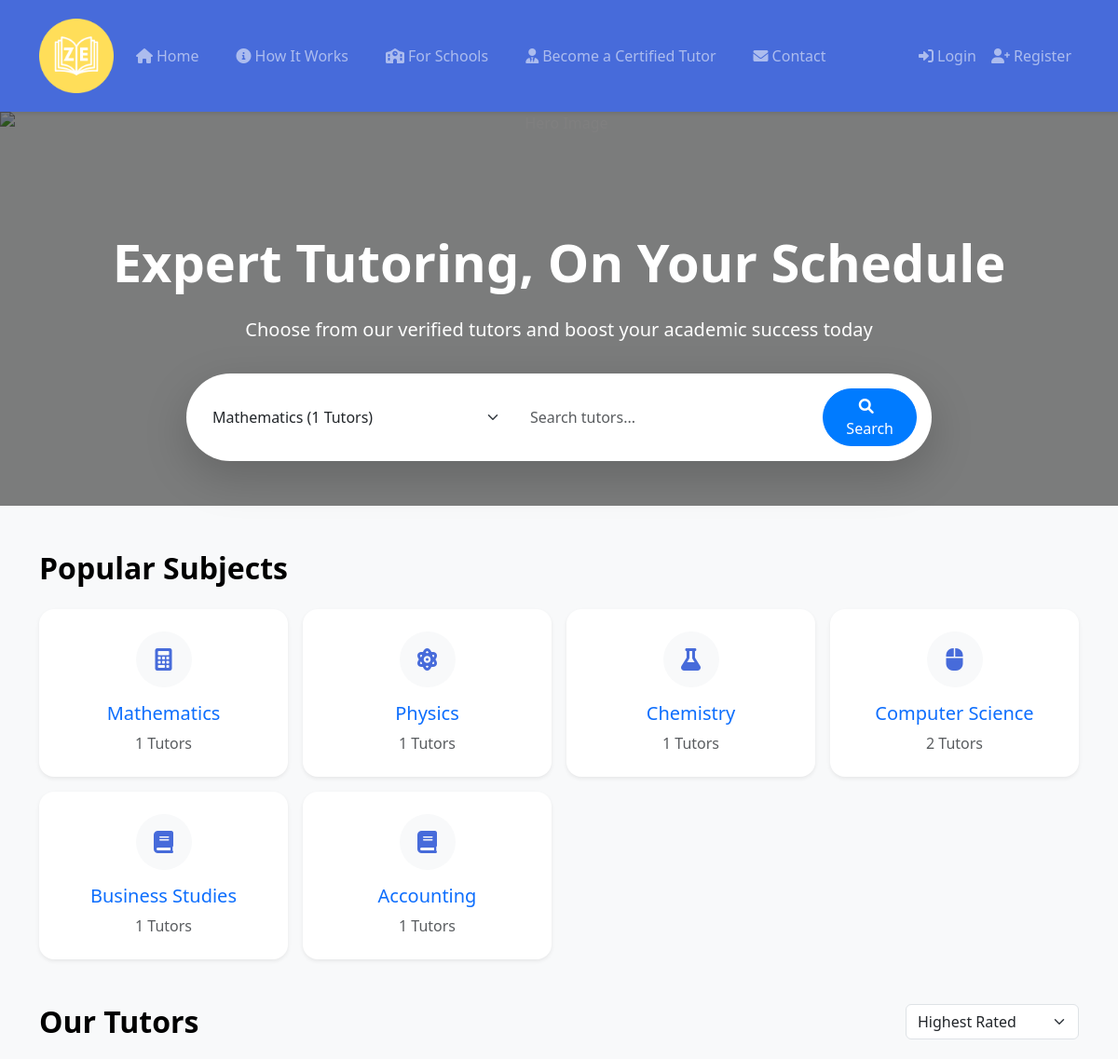
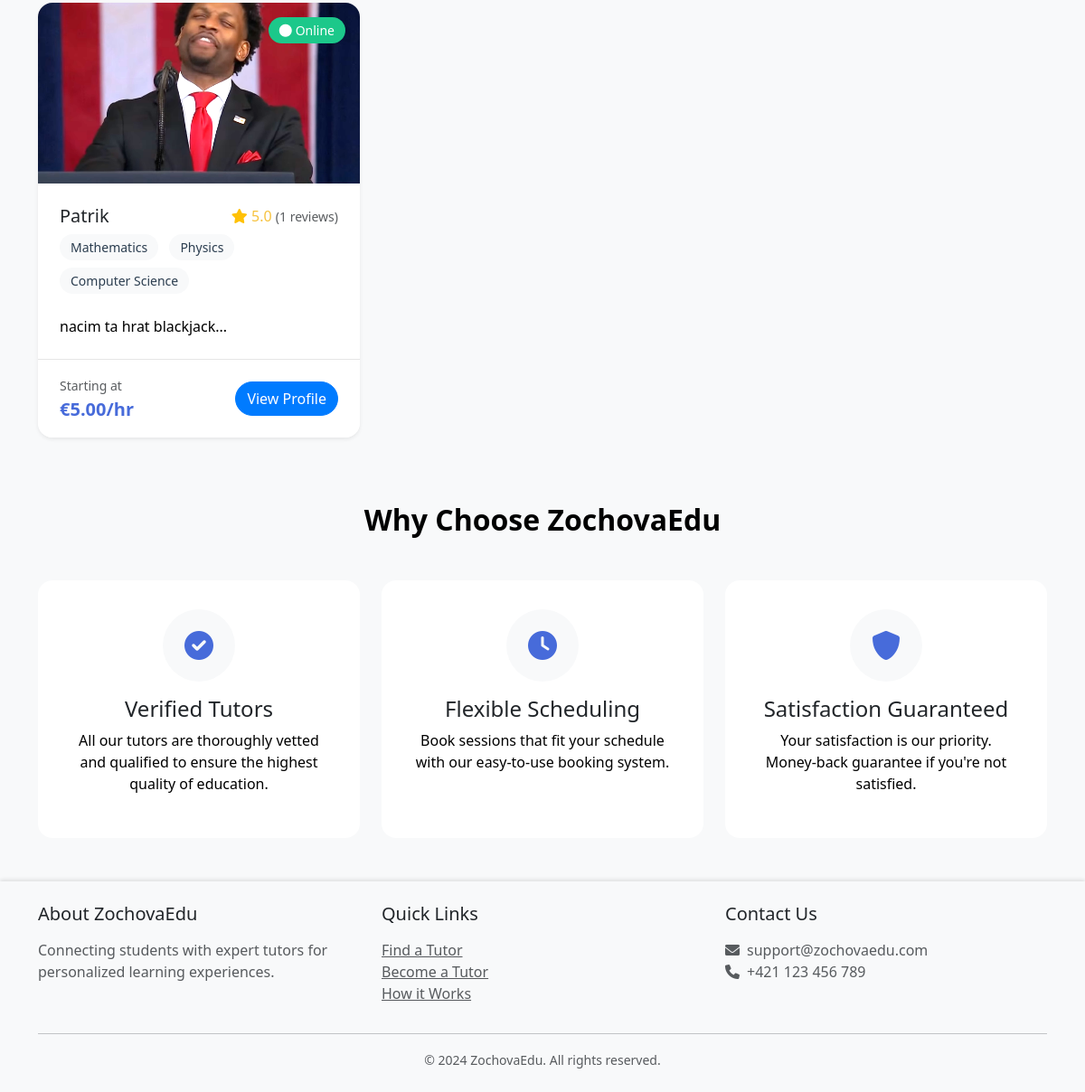
Screenshot of /?subject=1 with the database file from the repository (2 pictures, top to bottom).
### models.py (models this page shows)
class Subject(db.Model):
    id = db.Column(db.Integer, primary_key=True)
    name = db.Column(db.String(100), nullable=False, unique=True)
    description = db.Column(db.Text, nullable=True)

class TutorProfile(db.Model):
    id = db.Column(db.Integer, primary_key=True)
    user_id = db.Column(db.Integer, db.ForeignKey('user.id'))
    hourly_rate = db.Column(db.Float, nullable=False)
    bio = db.Column(db.Text)
    profile_photo = db.Column(db.String(255), nullable=True, default='default_profile.jpg')
    subjects = db.relationship('Subject', secondary='tutor_subjects',
                             backref=db.backref('tutor_profiles', lazy='select'))
    bookings = db.relationship('Booking', backref='tutor_profile',
                             foreign_keys='Booking.tutor_id', lazy='dynamic')
    ratings = db.relationship('Rating', backref='tutor_profile',
                            foreign_keys='Rating.tutor_profile_id')
    @property
    def average_rating(self):
        ratings = [r.rating for r in self.ratings]
        return round(sum(ratings) / len(ratings), 1) if ratings else 0.0

class User(UserMixin, db.Model):
    id = db.Column(db.Integer, primary_key=True)
    username = db.Column(db.String(80), unique=True, nullable=False)
    email = db.Column(db.String(120), unique=True, nullable=False)
    password_hash = db.Column(db.String(128))
    is_tutor = db.Column(db.Boolean, default=False)
    tutor_profile = db.relationship('TutorProfile', backref='user', uselist=False)
    bookings_as_student = db.relationship('Booking', backref='student',
                                        foreign_keys='Booking.student_id')
    ratings_given = db.relationship('Rating', backref='student',
                                  foreign_keys='Rating.student_id')

class Rating(db.Model):
    id = db.Column(db.Integer, primary_key=True)
    rating = db.Column(db.Float, nullable=False)
    comment = db.Column(db.Text, nullable=True)
    created_at = db.Column(db.DateTime, default=datetime.utcnow)
    student_id = db.Column(db.Integer, db.ForeignKey('user.id'), nullable=False)
    tutor_profile_id = db.Column(db.Integer, db.ForeignKey('tutor_profile.id'), nullable=False)

### app.py (the view, shortened to what this page needs)
@app.route('/')
def index():
    subject_id = request.args.get('subject', '')
    search_query = request.args.get('search', '').strip().lower()
    tutors_query = TutorProfile.query
    if subject_id and subject_id.isdigit():
        tutors_query = tutors_query.join(TutorProfile.subjects).filter(Subject.id == int(subject_id))
    tutors = tutors_query.all()
    subjects = Subject.query.all()
    subject_data = []
    for subject in subjects:
        tutor_count = len(list(subject.tutor_profiles))
        subject_data.append({
            'id': subject.id,
            'name': subject.name,
            'tutor_count': tutor_count
        })
    return render_template('index.html', tutors=tutors, subject_data=subject_data)

### templates/index.html (shortened to what this page needs)
{% extends "base.html" %}
{% block content %}
<div class="hero-section text-center py-5 mb-5">
    <img src="https://www.littlelives.org.uk/wp-content/uploads/2023/06/reading-with-children-1-1920x800.jpg" alt="Hero Image" class="hero-img">
    <div class="container">
        <h1 class="display-4 fw-bold mb-4">Expert Tutoring, On Your Schedule</h1>
        <p class="lead mb-4 text-white">Choose from our verified tutors and boost your academic success today</p>
        <div class="search-box bg-white p-3 rounded-pill shadow-lg mx-auto">
            <form class="d-flex gap-2" method="GET" action="{{ url_for('index') }}">
                <select class="form-select border-0" name="subject" aria-label="Select subject">
                    {% for item in subject_data %}
                        {% if item.tutor_count > 0 %}
                        <option value="{{ item.id }}" {% if request.args.get('subject')|int == item.id %}selected{% endif %}>
                            {{ item.name }} ({{ item.tutor_count }} Tutors)
                        </option>
                        {% endif %}
                    {% endfor %}
                </select>
                <input type="text" class="form-control border-0" name="search"
                       placeholder="Search tutors..." value="{{ request.args.get('search', '') }}">
                <button type="submit" class="btn btn-primary rounded-pill px-4">
                    <i class="fas fa-search me-2"></i>Search
                </button>
            </form>
        </div>
    </div>
</div>
<div class="container">
    <section class="mb-5">
        <h2 class="section-title mb-4">Popular Subjects</h2>
        <div class="row g-3">
            {% for item in subject_data %}
            {% if item.tutor_count > 0 %}
            <div class="col-md-3 col-sm-6">
                <a href="{{ url_for('index', subject=item.id) }}" class="text-decoration-none">
                    <div class="category-card">
                        <div class="icon-wrapper mb-3">
                            {% if item.name == 'Mathematics' %}
                                <i class="fa-solid fa-calculator"></i>
                            {% elif item.name == 'Physics' %}
                                <i class="fa-solid fa-atom"></i>
                            {% elif item.name == 'Chemistry' %}
                                <i class="fa-solid fa-flask"></i>
                            {% elif item.name == 'Biology' %}
                                <i class="fa-solid fa-dna"></i>
                            {% elif item.name == 'History' %}
                                <i class="fa-solid fa-hourglass"></i>
                            {% elif item.name == 'Geography' %}
                                <i class="fa-solid fa-earth"></i>
                            {% elif item.name == 'Slovak' %}
                                <i class="fa-solid fa-language"></i>
                            {% elif item.name == 'Computer Science' %}
                                 <i class="fa-solid fa-mouse"></i>
                            {% elif item.name == 'English' %}
                                 <i class="fas fa-book-open"></i>
                            {% elif item.name == 'Economics' %}
                                <i class="fas fa-dollar"></i>
                            {% else %}
                                <i class="fas fa-book"></i>
                            {% endif %}
                        </div>
                        <h5 class="mb-2">{{ item.name }}</h5>
                        <p class="text-muted mb-0">{{ item.tutor_count }} Tutors</p>
                    </div>
                </a>
            </div>
            {% endif %}
            {% endfor %}
        </div>
    </section>
    <section class="mb-5">
        <div class="d-flex justify-content-between align-items-center mb-4">
            <h2 class="section-title mb-0">Our Tutors</h2>
            <div class="d-flex gap-2">
                <select class="form-select" id="sort-tutors">
                    <option value="rating">Highest Rated</option>
                </select>
            </div>
        </div>
        <div class="row">
            {% for tutor in tutors %}
            <div class="col-md-4 mb-4">
                <div class="tutor-card">
                    <div class="card-header">
                        <img src="{{ url_for('static', filename=tutor.profile_photo) }}"
                             class="profile-img" alt="{{ tutor.user.username }}'s profile">
                        <span class="online-badge">
                            <i class="fas fa-circle me-1"></i>Online
                        </span>
                    </div>
                    <div class="card-body">
                        <div class="d-flex justify-content-between align-items-center mb-2">
                            <h5 class="card-title mb-0">{{ tutor.user.username }}</h5>
                            <div class="rating">
                                <i class="fas fa-star text-warning"></i>
                                <span>{{ tutor.average_rating }}</span>
                                <small class="text-muted">({{ tutor.ratings|length }} reviews)</small>
                            </div>
                        </div>
                        <div class="subjects mb-3">
                            {% for subject in tutor.subjects %}
                            <span class="subject-badge">{{ subject.name }}</span>
                            {% endfor %}
                        </div>
                        <p class="card-text">{{ tutor.bio[:150] }}...</p>
                    </div>
                    <div class="card-footer">
                        <div class="d-flex justify-content-between align-items-center">
                            <div class="price">
                                <span class="text-muted small">Starting at</span>
                                <br>
                                <span class="amount">€{{ "%.2f"|format(tutor.hourly_rate) }}/hr</span>
                            </div>
                            <a href="{{ url_for('tutor_profile', tutor_id=tutor.id) }}"
                               class="btn btn-primary rounded-pill">
                                View Profile
                            </a>
                        </div>
                    </div>
                </div>
            </div>
            {% endfor %}
        </div>
    </section>
    <section class="why-choose-us mb-5">
        <h2 class="section-title text-center mb-5">Why Choose ZochovaEdu</h2>
        <div class="row g-4">
            <div class="col-md-4">
                <div class="feature-card">
                    <div class="icon-wrapper mb-3">
                        <i class="fas fa-check-circle"></i>
                    </div>
                    <h4>Verified Tutors</h4>
                    <p>All our tutors are thoroughly vetted and qualified to ensure the highest quality of education.</p>
                </div>
            </div>
            <div class="col-md-4">
                <div class="feature-card">
                    <div class="icon-wrapper mb-3">
                        <i class="fas fa-clock"></i>
                    </div>
                    <h4>Flexible Scheduling</h4>
                    <p>Book sessions that fit your schedule with our easy-to-use booking system.</p>
                </div>
            </div>
            <div class="col-md-4">
                <div class="feature-card">
                    <div class="icon-wrapper mb-3">
                        <i class="fas fa-shield-alt"></i>
                    </div>
                    <h4>Satisfaction Guaranteed</h4>
                    <p>Your satisfaction is our priority. Money-back guarantee if you're not satisfied.</p>
                </div>
            </div>
        </div>
    </section>
</div>
{% endblock %}

### static/css/style.css (style rules this page uses)
:root { --primary-color: #476bda; --secondary-color: #2e59d9; --success-color: #1cc88a; --warning-color: #f6c23e; --danger-color: #e74a3b; --light-gray: #f8f9fa; --dark-gray: #2c3e50; }
body { background-color: var(--light-gray); min-height: 100vh; display: flex; flex-direction: column; }
.hero-section { position: relative; color: white; }
.hero-section::before { content: ""; position: absolute; top: 0; left: 0; width: 100%; height: 100%; background: rgba(0, 0, 0, 0.5); z-index: 0; }
.hero-img { position: absolute; top: 0; left: 0; width: 100%; height: 100%; object-fit: cover; z-index: -1; }
.hero-section .container { position: relative; z-index: 1; }
.hero-section h1 { margin-top:5rem; }
.search-box { max-width: 800px; margin: 2rem auto 0; }
.search-box .form-control, .search-box .form-select { border: none; box-shadow: none; }
.category-card { background: white; border-radius: 1rem; padding: 1.5rem; text-align: center; transition: transform 0.3s ease, box-shadow 0.3s ease; box-shadow: 0 0.125rem 0.25rem rgba(0, 0, 0, 0.075); }
.category-card .icon-wrapper { width: 60px; height: 60px; background: var(--light-gray); border-radius: 50%; display: flex; align-items: center; justify-content: center; margin: 0 auto; }
.category-card .icon-wrapper i { font-size: 1.5rem; color: var(--primary-color); }
.tutor-card { background: white; border-radius: 1rem; overflow: hidden; transition: transform 0.3s ease, box-shadow 0.3s ease; box-shadow: 0 0.125rem 0.25rem rgba(0, 0, 0, 0.075); height: 100%; display: flex; flex-direction: column; }
.tutor-card .card-header { position: relative; padding: 0; }
.tutor-card .profile-img { width: 100%; height: 200px; object-fit: cover; }
.online-badge { position: absolute; top: 1rem; right: 1rem; background: var(--success-color); color: white; padding: 0.25rem 0.75rem; border-radius: 1rem; font-size: 0.875rem; }
.tutor-card .card-body { padding: 1.5rem; flex-grow: 1; }
.tutor-card .card-footer { padding: 1rem 1.5rem; background: white; border-top: 1px solid rgba(0,0,0,0.1); }
.rating { color: var(--warning-color); }
.subject-badge { display: inline-block; padding: 0.25rem 0.75rem; background: var(--light-gray); color: var(--dark-gray); border-radius: 1rem; margin-right: 0.5rem; margin-bottom: 0.5rem; font-size: 0.875rem; }
.amount { color: var(--primary-color); font-weight: 600; font-size: 1.25rem; }
.feature-card { background: white; border-radius: 1rem; padding: 2rem; text-align: center; height: 100%; transition: transform 0.3s ease; }
.feature-card .icon-wrapper { width: 80px; height: 80px; background: var(--light-gray); border-radius: 50%; display: flex; align-items: center; justify-content: center; margin: 0 auto; }
.feature-card .icon-wrapper i { font-size: 2rem; color: var(--primary-color); }
.section-title { color: var(--dark-gray); font-weight: 600; margin-bottom: 2rem; }
.btn-primary { background-color: var(--primary-color); border-color: var(--primary-color); }
.btn-primary { background-color: #007bff; border-color: #007bff; }
.container p, .container h2 { color: #000000; }

### rows the page displays
Subject: name "Mathematics", tutor_count "1"
Subject: name "Physics", tutor_count "1"
Subject: name "Chemistry", tutor_count "1"
Subject: name "Computer Science", tutor_count "2"
Subject: name "Business Studies", tutor_count "1"
Subject: name "Accounting", tutor_count "1"
TutorProfile: profile_photo (picture), user.username "Patrik", average_rating "5.0", ratings|length "1", bio "nacim ta hrat blackjack", hourly_rate "5.00"

### other values shown
form field subject "Mathematics (1 Tutors)"
